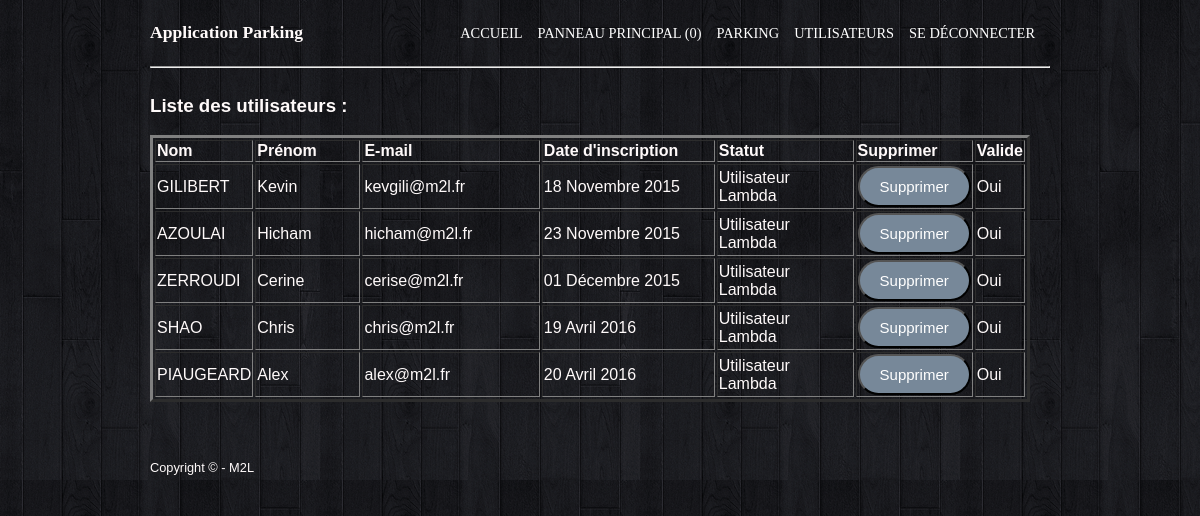
Screenshot of /gestionutil.php (signed in) with the database file from the repository.
### tables this page shows
CREATE TABLE IF NOT EXISTS `utilisateurs` (
  `numutil` int(5) NOT NULL AUTO_INCREMENT,
  `nomutil` varchar(20) NOT NULL,
  `prenomutil` varchar(20) NOT NULL,
  `email` varchar(40) NOT NULL,
  `motdepasse` varchar(40) NOT NULL,
  `dateinscription` date NOT NULL,
  `admin` tinyint(1) NOT NULL,
  `statut` int(11) NOT NULL,
  PRIMARY KEY (`numutil`)
);

### gestionutil.php (the view, shortened to what this page needs)
<?php
    require 'functions.php';
?>
<!DOCTYPE html>
<html>
    <head>
        <link rel="stylesheet" type="text/css" href="style.css">
    </head>
    <body>
        <div id="bloc_page">
        <?php require "inc/header.php"; ?>
        <section>
            <article>
                <h3>Liste des utilisateurs : </h3>
                <table border="3">
                    <tr>
                        <th width="10%">Nom</th>
                        <th width="15%">Prénom</th>
                        <th width="25%">E-mail</th>
                        <th width="25%">Date d'inscription</th>
                        <th width="20%">Statut</th>
                        <th width="20%">Supprimer</th>
                        <th width="20%">Valide</th>
                    </tr>
                <?php
                    $users = $bdd->query("SELECT * FROM utilisateurs WHERE admin = 0");
                    while ($datas = $users->fetch()) {
                        ?>
                    <tr>
                        <td><?php echo $datas['nomutil'];?></td>
                        <td><?php echo $datas['prenomutil'];?></td>
                        <td><?php echo $datas['email'];?></td>
                        <td><?php date_maker($datas['dateinscription']); ?></td>
                        <td><?php if($datas['admin'] == 1){ echo "Administrateur";}else{ echo "Utilisateur Lambda";}?></td>
                        <td><form action="supputil.php" method="POST"><input type="submit" name="supp" class="btn" value="Supprimer"/><input type="hidden" name="num" value="<?php echo $datas['numutil']; ?>"></form></td>
                        <td>
                           <?php
                            if ($datas['statut'] == 1)
                                echo "Oui";
                            else
                            {
                              ?>  <form action="accutil.php" method="POST"><input type="submit" name="acc" class="btn" value="Accepter"/><input type="hidden" name="num" value="<?php echo $datas['numutil']; ?>"></form></td>
                           <?php }
                            ?>
                        </td>
                    </tr>
                <?php
                    }$users->closeCursor();
                ?>
            </table>
            </article>
        </section>
        <?php  require "inc/footer.php";?>
        </div>
    </body>
</html>

### functions.php (shortened to what this page needs)
<?php
function date_maker($baby){
	$babies = explode("-", $baby);
	$mois = array('Janvier', 'Février', 'Mars', 'Avril', 'Mai', 'Juin',
	'Juillet', 'Août', 'Septembre', 'Octobre', 'Novembre', 'Décembre');
	echo $babies[2].' '.$mois[$babies[1]-1].' '.$babies[0];
}
?>

### style.css (style rules this page uses)
body { background: url('img/wallpaper.png'); font-family: 'Trebuchet MS', Arial, sans-serif; color: #FFFAFA; }
#bloc_page { width: 900px; margin: auto; }
section { display: flex; margin-bottom: 20px; }
article, aside { text-align: justify; }
article { margin-right: 20px; flex: 3; }
.btn { -webkit-border-radius: 30; -moz-border-radius: 30; border-radius: 30px; font-family: Arial; color: #ffffff; font-size: 15px; background: #778899; padding: 10px 20px 10px 20px; text-decoration: none; }

### rows the page displays
utilisateurs: nomutil "GILIBERT", prenomutil "Kevin", email "kevgili@m2l.fr", dateinscription "18", dateinscription "Novembre", dateinscription "2015", admin "Utilisateur Lambda", statut "Oui"
utilisateurs: nomutil "AZOULAI", prenomutil "Hicham", email "hicham@m2l.fr", dateinscription "23", dateinscription "Novembre", dateinscription "2015", admin "Utilisateur Lambda", statut "Oui"
utilisateurs: nomutil "ZERROUDI", prenomutil "Cerine", email "cerise@m2l.fr", dateinscription "01", dateinscription "Décembre", dateinscription "2015", admin "Utilisateur Lambda", statut "Oui"
utilisateurs: nomutil "SHAO", prenomutil "Chris", email "chris@m2l.fr", dateinscription "19", dateinscription "Avril", dateinscription "2016", admin "Utilisateur Lambda", statut "Oui"
utilisateurs: nomutil "PIAUGEARD", prenomutil "Alex", email "alex@m2l.fr", dateinscription "20", dateinscription "Avril", dateinscription "2016", admin "Utilisateur Lambda", statut "Oui"

### other values shown
$nbnotif "0"
